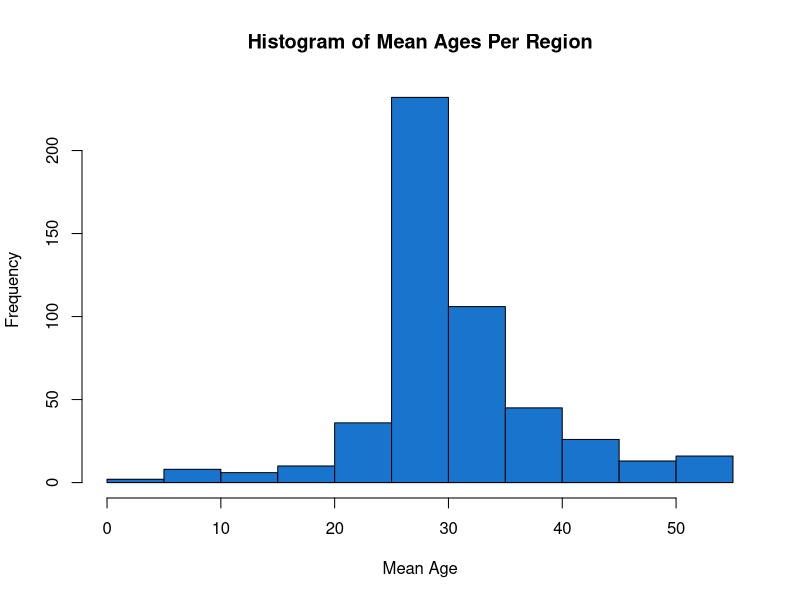
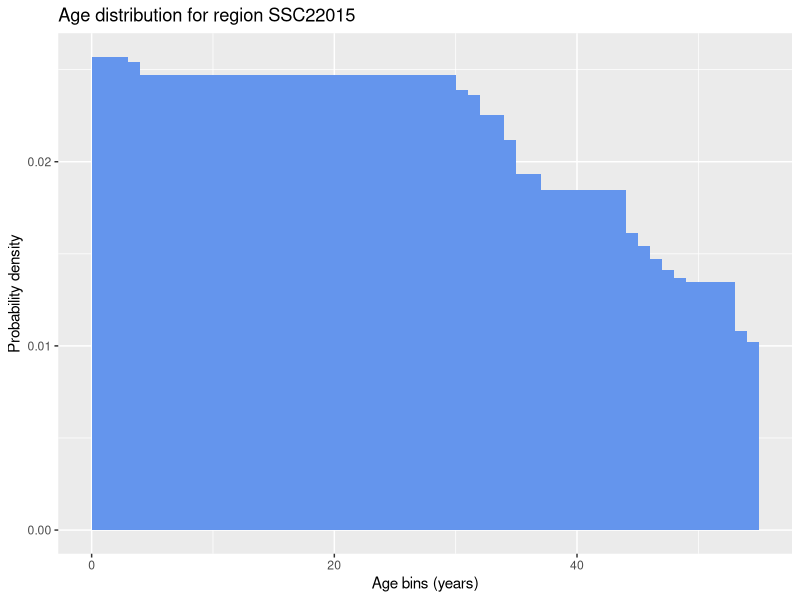
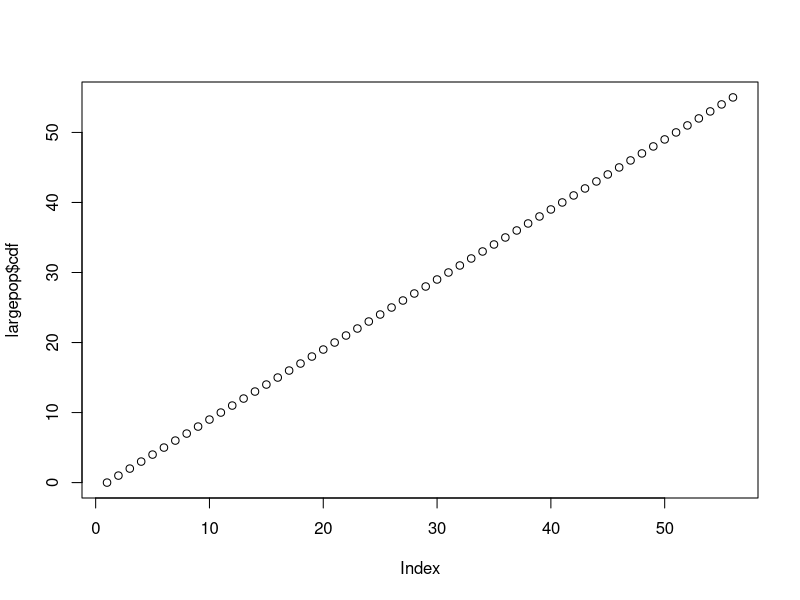
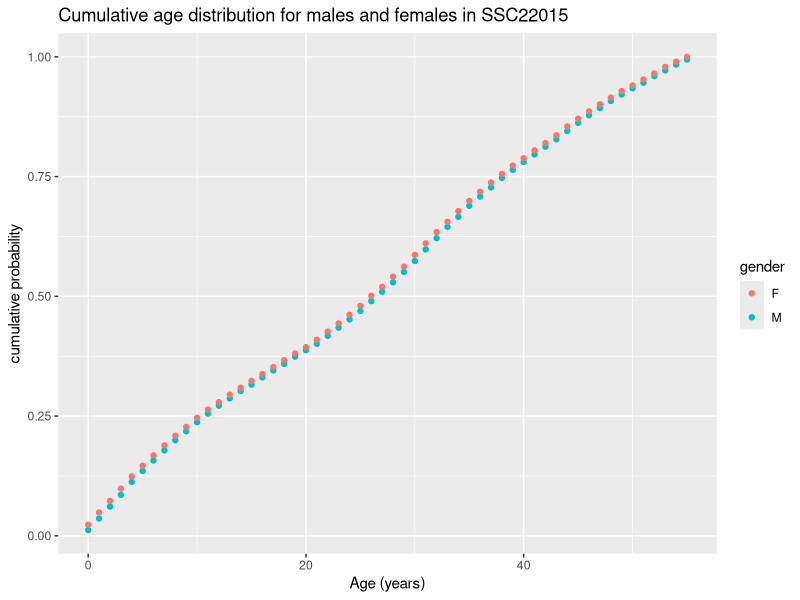
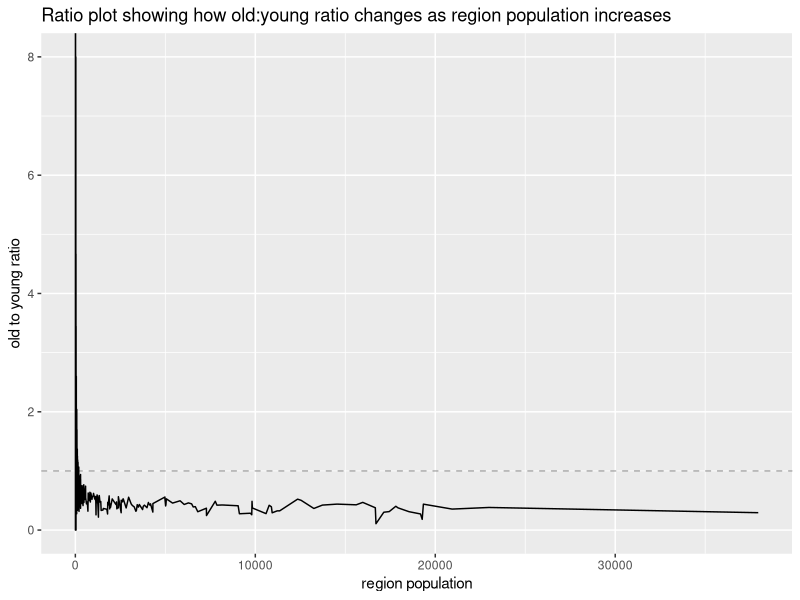
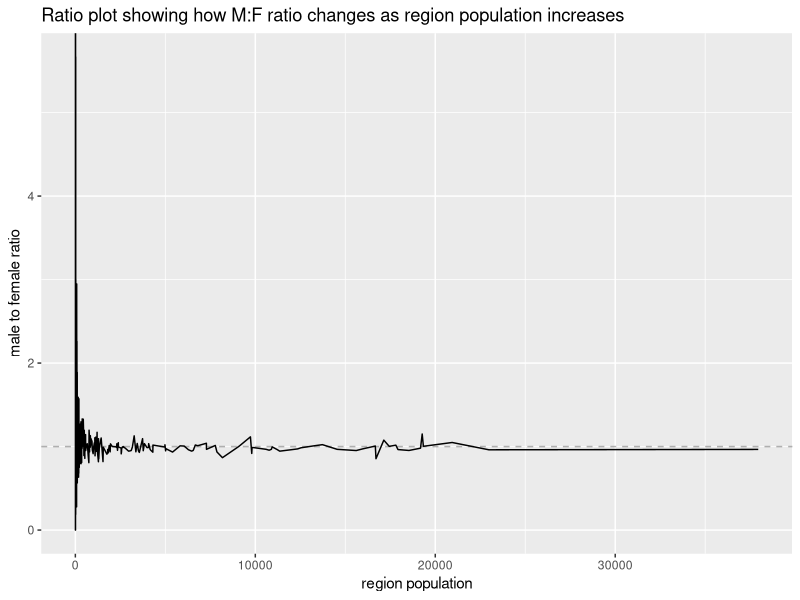
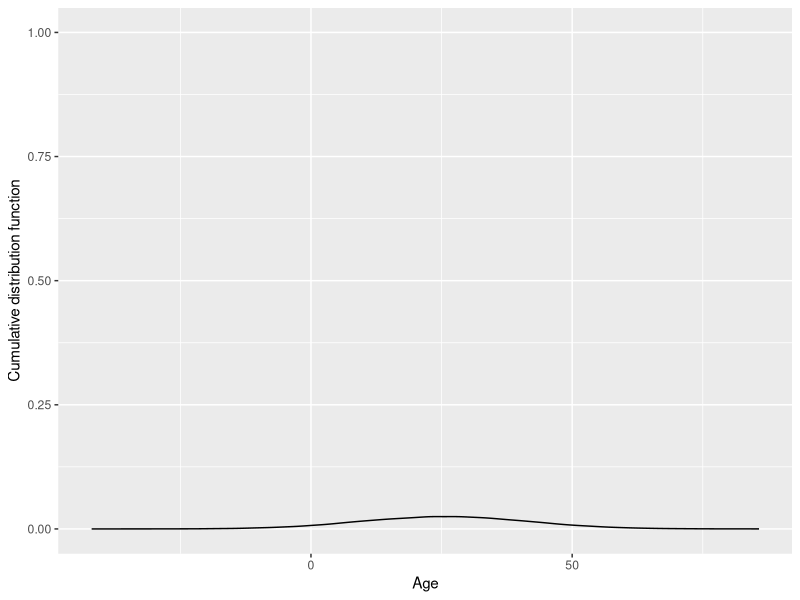
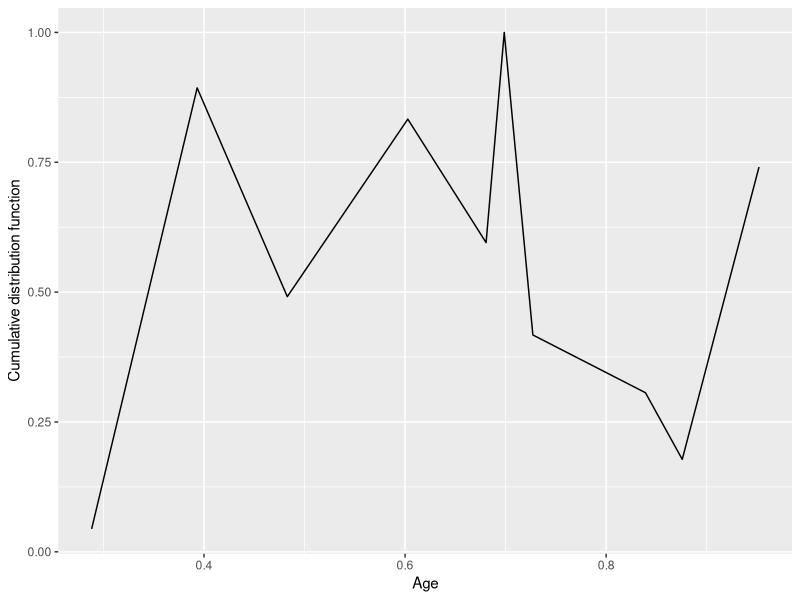

Generate these figures, in order, with R:
## ---- chunk 1
knitr::opts_chunk$set(echo = TRUE)
## ---- chunk 2
# Include all the libraries here
library(dplyr)
library(ggplot2)
library(magrittr) # for piping
library(Hmisc)
## ---- chunk 3

# read the data 
data <- read.table("pop_dataset_0002.txt", header=TRUE, sep = ",")
head(data)

# 1.1 Print out the dimensions of the data frame. 
dim(data)

# 1.2 Print out the names and type of each of the data frame's columns. 
names(data)
data$region %>% class
data$age %>% class
data$gender %>% class
data$population %>% class
# 1.3 Print out the number of unique regions in the dataset. 
data[c("region")] %>% unique %>% count
# 1.4 What is the minimum age bin? 0-1
min(data$age)
# 1.5 What is the maximum age bin? 55-56
max(data$age)
# 1.6 What is the bin size for the age field? 
## ---- chunk 4

# 2.1 Use the expected value for the age to find the mean age for the whole data sample. 

# we want the sum of population for each age bin
data$agepop <- data$age*data$population
mean <- sum(data$agepop)/sum(data$population)
mean 
# the mean is 27.80027. 27.80027 is in the age bin 27

# 2.2 Provide the standard deviation for the whole data sample. 
# find proportion of population with age bin 28
total27 <- data %>% filter(age==27)
# find proportion of total population
p <- sum(total27$population)/sum(data$population)
# bin 27 is 0.0205 (to 3 significant figures) of the population
sqrt(mean(1-p))
# the standard deviation is 0.9897092
## ---- chunk 5

## 3.1 mean 
# mean age for each region
data_summary <- 
  data %>% 
  group_by(region) %>% 
  summarise(weighted_age = weighted.mean(age, population))

data_summary %>% head()

# find summary statistics with 
summary(data_summary)

# the mean of weighted_ages (mean ages) can be found with summary(data_summary), which is 30.61

## 3.2 standard deviation 

data_summary_new <- 
  data %>% 
  group_by(region) %>% 
  summarise(weighted_sd = sqrt(wtd.var(age, population)))

data_summary_new %>% head()


## 3.3 minimum 
data_summary[order(data_summary$weighted_age),] %>% head()
# SSC22193 is the region with minimum mean age of 2

## 3.4 first quartile is 27.43 

## 3.5 median is 29.23

## 3.6 third quartile is 33.35

## 3.7 maximum 
data_summary[order(-data_summary$weighted_age),] %>% head()
# I ordered the regions by mean age in descending order, so that the maximum mean ages will appear at the top. SSC20383, SSC20415, SSC22281, SSC22772 and SSC22873 are the regions with maximum mean age of 55.

## 3.8 interquartile range is 5.92435 using the IQR function.
IQR(data_summary$weighted_age)
# This matches the IQR calculated by 3rd quartile - 1st quartile = 33.35 - 27.43 = 5.92

## 3.9 histogram plot of the distribution of means from each region 
data_summary$weighted_age %>% hist(col="dodgerblue3", xlab="Mean Age", main="Histogram of Mean Ages Per Region")
## ---- chunk 6
#4.1 Show which region has the least people and how many it has. 
datapop <- aggregate(data$population, by=list(RegionID=data$region), FUN=sum)
names(datapop)[names(datapop) == 'x'] <- 'regionpop'
datapop %>% head()
datapop[order(datapop$regionpop),] %>% head()
## ---- chunk 7


# 5.1 Plot the distribution of ages for the region with the most people.
 
# find the region with the most people
datapopmax <- datapop[order(-datapop$regionpop),]
head(datapopmax)


# plot probability mass function for region SSC22015

# filter data to SSC22015
large<- data %>% filter(region=="SSC22015")
largepop <- aggregate(large$population, by=list(age_of_all=large$age), FUN=sum)

# x is population for both males and females of that age, needs to be renamed, age_all is the age but has a different name to separate it from the original data. We need to make a new column showing the proportion of each population to the total population of that region.
names(largepop)[names(largepop) == 'x'] <- 'population_by_age'
largepop$prop <- largepop$population_by_age/sum(large$population)

# bar plot plotting population proportion against age

# plot using ggplot
gg <- ggplot()
gg <- gg + geom_rect(aes(xmin = 0, xmax = largepop$age_of_all, 
                         ymin = 0, ymax = largepop$prop), 
                     fill = "cornflowerblue")
gg <- gg + labs(x = 'Age bins (years)', y = 'Probability density', title = "Age distribution for region SSC22015")
gg
# 5.2 Plot cumulative distribution for the regions with the most people.
# calculate the cdf using the function cumsum
largepop_cdf <- cumsum(largepop$prop)
plot(largepop$age_of_all, largepop$cdf)
uselater <- ggplot(aes(x=age_of_all, y=cdf), data=largepop) + geom_line() + labs(x="age bin", y="cumulative probability", title="Cumulative age distribution for SSC22015")

# 5.3 Plot the cumulative distribution for males and females on the same plot.

# calculate probabilities for each row in large
large$prop <- large$population/sum(large$population)

# plotting cdf for males and females on the same plot

totalcdf <- ggplot(large, aes(age, cumsum(prop), colour=gender)) + geom_point() 
print(totalcdf + ggtitle("Cumulative age distribution for males and females in SSC22015") +labs(y="cumulative probability", x = "Age (years)"))
## ---- chunk 8
# 6.1 Plot the ratio of old to young people using 40 years old as a cut off, i.e. young is defined as age < 40 and old as >= 40.

# groupby region then aggregate young population
region_young <- data %>% group_by(region) %>% filter(age < 40)
region_young <- aggregate(region_young$population, by=list(region=region_young$region), FUN=sum)
names(region_young)[names(region_young) == 'x'] <- 'young_total'
# find proportion of young in region population
region_young$region_total <- datapop$regionpop
region_young$proportion <- region_young$young_total/region_young$region_total

# groupby region then aggregate old population
region_old <- data %>% group_by(region) %>% filter(age >= 40)
region_old <- aggregate(region_old$population, by=list(region=region_old$region), FUN=sum)
names(region_old)[names(region_old) == 'x'] <- 'old_total'
# find proportion of young in region population
region_old$region_total <- datapop$regionpop
region_old$proportion <- region_old$old_total/region_old$region_total

# compare the ratio between old and young per region
region_old$ageratio <- region_old$proportion/region_young$proportion

# plot old to young ratio against region population
ageplot <- ggplot(aes(x=region_total, y=ageratio), data=region_old) + geom_line() + geom_hline(yintercept=1, alpha=0.3, linetype=2) + labs(x="region population", y="old to young ratio", title="Ratio plot showing how old:young ratio changes as region population increases")
ageplot



## ---- chunk 9
# 7.1 Plot the gender ratio as a function of the population of the region. 

# sum population of males in region

# groupby region then aggregate gender population
region_male <- data %>% group_by(region) %>% filter(gender == "M")
region_male <- aggregate(region_male$population, by=list(region=region_male$region), FUN=sum)
names(region_male)[names(region_male) == 'x'] <- 'male_total'
# find proportion of males in region population
region_male$region_total <- datapop$regionpop
region_male$proportion <- region_male$male_total/region_male$region_total

# sum population of females in region
# groupby region then aggregate gender population
region_females <- data %>% group_by(region) %>% filter(gender == "F")
region_females <- aggregate(region_females$population, by=list(region=region_females$region), FUN=sum)
names(region_females)[names(region_females) == 'x'] <- 'female_total'
# find proportion of females in region population
region_females$region_total <- datapop$regionpop
region_females$proportion <- region_females$female_total/region_male$region_total

# make a new table with region, regionpop and male to female ratio
region_male$mfratio <- region_male$proportion/region_females$proportion
# plot M:F ratio against region population
gender <- ggplot(aes(x=region_total, y=mfratio), data=region_male) + geom_line() + geom_hline(yintercept=1, alpha=0.3, linetype=2) + labs(x="region population", y="male to female ratio", title="Ratio plot showing how M:F ratio changes as region population increases")
gender


## ---- chunk 10
eight <- data %>% group_by(region) %>% filter(gender=="F") %>% filter(age <= 30) %>% filter(age >= 25)
eight <- aggregate(eight$population, by=list(region=eight$region), FUN=sum)
names(eight)[names(eight) == 'x'] <- 'female_total'
eight[order(-eight$female_total),] %>% head()
## ---- chunk 11

# 9.1 The central limit theorem by selecting k = 100 samples of size n age values each from the cumulative distribution for the region with the most people (Q5.1). Hint: n is given in Q9.2
# 9.2 Repeat this process for n = 1, 10, 100 and 1000 observations.
# 9.3 Plot the resulting distribution along with a normal distribution, using the mean and standard deviation for each sample size given in Q9.2.


# Question 9 for n=1
# turn the largepop into a list of ages
# this list is used as random ages for sampling
age_list <- rep(c(largepop$age_of_all), times = largepop$population_by_age)

# 9.1 sampling from cumulative distribution function
# set seed so code is reproducible
set.seed(123456)
# make the sample
n <- 1
k <- 100
# pick numbers from my age_list
x_rand <- runif(n, age_list)
x_cdf <- cumsum(x_rand) / sum(x_rand)

# create loop to perform simulations
for (i in 1:k) {
# pick numbers from my age_list
x_rand <- runif(n, age_list)
# stores cdf in the data.frame
x_cdf <- cumsum(x_rand) / sum(x_rand)
}

# pick numbers from my age_list
x_rand <- runif(n, age_list)
# stores cdf in the data.frame
x_cdf <- cumsum(x_rand) / sum(x_rand)

# generate cumulative distribution
gg <- ggplot()
gg <- gg + geom_line(aes(x=x_rand, y=x_cdf))
gg <- gg + labs(x = "Age", y = "Cumulative distribution function")
## ---- chunk 12
# generate normal distribution based on age_list
norm_data <- rnorm(
  n = length(age_list), 
  mean = mean(age_list),
  sd = sd(age_list)
)

# compared with normal distribution curve
gg <- ggplot()
gg <- gg + geom_line(aes(x=x_rand, y=x_cdf))
gg <- gg + labs(x = "Age", y = "Cumulative distribution function")
gg <- gg + geom_density(aes(norm_data))
gg
## ---- chunk 13
# Question 9 for n = 10
# set seed so code is reproducible
set.seed(123456)
# make the sample
n <- 10
k <- 100

# create loop to perform simulations
for (i in 1:k) {
# pick numbers from my age_list
x_rand <- runif(n, age_list)
# stores cdf in the data.frame
x_cdf <- cumsum(x_rand) / sum(x_rand)
}

# pick numbers from my age_list
x_rand <- runif(n, age_list)
# stores cdf in the data.frame
x_cdf <- cumsum(x_rand) / sum(x_rand)

# generate cumulative distribution
gg <- ggplot()
gg <- gg + geom_line(aes(x=x_rand, y=x_cdf))
gg <- gg + labs(x = "Age", y = "Cumulative distribution function")
gg
## ---- chunk 14
# generate normal distribution based on age_list
norm_data <- rnorm(
  n = length(age_list), 
  mean = mean(age_list),
  sd = sd(age_list)
)
# compared with normal distribution curve
gg <- ggplot()
gg <- gg + geom_line(aes(x=x_rand, y=x_cdf))
gg <- gg + labs(x = "Age", y = "Cumulative distribution function")
gg <- gg + geom_density(aes(norm_data))
gg

## ---- chunk 15
# Question 9 for n = 100
# set seed so code is reproducible
set.seed(123456)
# make the sample
n <- 100
k <- 100

# create loop to perform simulations
for (i in 1:k) {
# pick numbers from my age_list
x_rand <- runif(n, age_list)
# stores cdf in the data.frame
x_cdf <- cumsum(x_rand) / sum(x_rand)
}

# pick numbers from my age_list
x_rand <- runif(n, age_list)
# stores cdf in the data.frame
x_cdf <- cumsum(x_rand) / sum(x_rand)

# generate cumulative distribution
gg <- ggplot()
gg <- gg + geom_line(aes(x=x_rand, y=x_cdf))
gg <- gg + labs(x = "Age", y = "Cumulative distribution function")
gg
## ---- chunk 16
# generate normal distribution based on age_list
norm_data <- rnorm(
  n = length(age_list), 
  mean = mean(age_list),
  sd = sd(age_list)
)

# compared with normal distribution curve
gg <- ggplot()
gg <- gg + geom_line(aes(x=x_rand, y=x_cdf))
gg <- gg + labs(x = "Age", y = "Cumulative distribution function")
gg <- gg + geom_density(aes(norm_data))
gg
## ---- chunk 17
# Question 9 for n = 1000
# set seed so code is reproducible
set.seed(123456)
# make the sample
n <- 1000
k <- 100


# create loop to perform simulations
for (i in 1:k) {
# pick numbers from my age_list
x_rand <- runif(n, age_list)
# stores cdf in the data.frame
x_cdf <- cumsum(x_rand) / sum(x_rand)
}

# pick numbers from my age_list
x_rand <- runif(n, age_list)
# stores cdf in the data.frame
x_cdf <- cumsum(x_rand) / sum(x_rand)

# generate cumulative distribution
gg <- ggplot()
gg <- gg + geom_line(aes(x=x_rand, y=x_cdf))
gg <- gg + labs(x = "Age", y = "Cumulative distribution function")
gg
## ---- chunk 18
# generate normal distribution based on age_list
norm_data <- rnorm(
  n = length(age_list), 
  mean = mean(age_list),
  sd = sd(age_list)
)

# compared with normal distribution curve
gg <- ggplot()
gg <- gg + geom_line(aes(x=x_rand, y=x_cdf))
gg <- gg + labs(x = "Age", y = "Cumulative distribution function")
gg <- gg + geom_density(aes(norm_data))
gg
